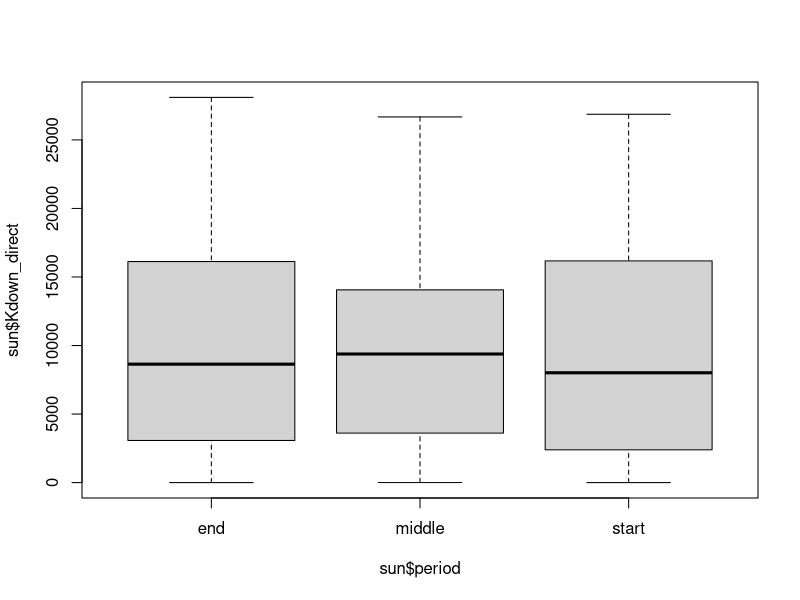

Reproduce this figure in R.
## ---- chunk 1
knitr::opts_chunk$set(echo = TRUE)
## ---- chunk 2

sun=read.table("sun.txt", header=T)
range(sun$year)
# divide into 3 period, beginning, middle, end
sun$period = ifelse(sun$year %in% c(1944,1945, 1946),"start",
              ifelse(sun$year %in%  c(1953,1954),"middle","end"))
boxplot(sun$Kdown_direct~sun$period)

